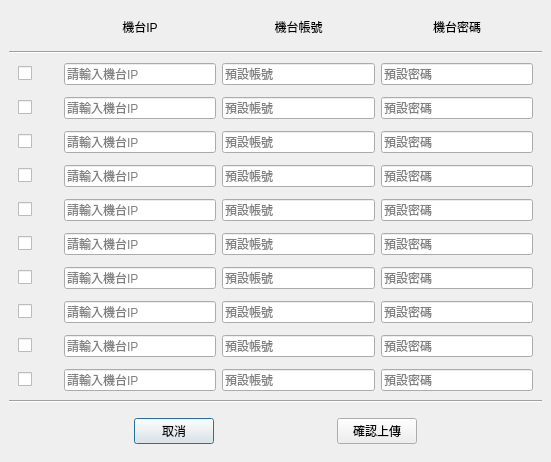
<?xml version="1.0" encoding="UTF-8"?>
<ui version="4.0">
 <class>DialogUploadNet</class>
 <widget class="QDialog" name="DialogUploadNet">
  <property name="geometry">
   <rect>
    <x>0</x>
    <y>0</y>
    <width>551</width>
    <height>462</height>
   </rect>
  </property>
  <property name="windowTitle">
   <string>Dialog</string>
  </property>
  <layout class="QGridLayout" name="gridLayout">
   <property name="leftMargin">
    <number>0</number>
   </property>
   <property name="topMargin">
    <number>0</number>
   </property>
   <property name="rightMargin">
    <number>0</number>
   </property>
   <property name="bottomMargin">
    <number>0</number>
   </property>
   <item row="0" column="0">
    <widget class="QWidget" name="wBg" native="true">
     <layout class="QVBoxLayout" name="verticalLayout">
      <item>
       <widget class="QWidget" name="widget" native="true">
        <property name="styleSheet">
         <string notr="true">font: 16px &quot;Microsoft JhengHei UI&quot;;</string>
        </property>
        <layout class="QGridLayout" name="gridLayout_2">
         <item row="0" column="1">
          <widget class="QLabel" name="label">
           <property name="minimumSize">
            <size>
             <width>40</width>
             <height>0</height>
            </size>
           </property>
           <property name="maximumSize">
            <size>
             <width>40</width>
             <height>16777215</height>
            </size>
           </property>
           <property name="text">
            <string/>
           </property>
          </widget>
         </item>
         <item row="0" column="2">
          <widget class="QLabel" name="label_2">
           <property name="text">
            <string>機台IP</string>
           </property>
           <property name="alignment">
            <set>Qt::AlignCenter</set>
           </property>
          </widget>
         </item>
         <item row="0" column="3">
          <widget class="QLabel" name="label_3">
           <property name="text">
            <string>機台帳號</string>
           </property>
           <property name="alignment">
            <set>Qt::AlignCenter</set>
           </property>
          </widget>
         </item>
         <item row="0" column="4">
          <widget class="QLabel" name="label_4">
           <property name="text">
            <string>機台密碼</string>
           </property>
           <property name="alignment">
            <set>Qt::AlignCenter</set>
           </property>
          </widget>
         </item>
        </layout>
       </widget>
      </item>
      <item>
       <widget class="Line" name="line">
        <property name="orientation">
         <enum>Qt::Horizontal</enum>
        </property>
       </widget>
      </item>
      <item>
       <widget class="QWidget" name="widget_0" native="true">
        <property name="styleSheet">
         <string notr="true">font: 14px &quot;Microsoft JhengHei UI&quot;;</string>
        </property>
        <layout class="QHBoxLayout" name="horizontalLayout">
         <property name="topMargin">
          <number>0</number>
         </property>
         <property name="bottomMargin">
          <number>0</number>
         </property>
         <item>
          <widget class="QCheckBox" name="ch_0">
           <property name="minimumSize">
            <size>
             <width>40</width>
             <height>0</height>
            </size>
           </property>
           <property name="text">
            <string/>
           </property>
          </widget>
         </item>
         <item>
          <widget class="QLineEdit" name="txIp_0">
           <property name="placeholderText">
            <string>請輸入機台IP</string>
           </property>
          </widget>
         </item>
         <item>
          <widget class="QLineEdit" name="txId_0">
           <property name="placeholderText">
            <string>預設帳號</string>
           </property>
          </widget>
         </item>
         <item>
          <widget class="QLineEdit" name="txPass_0">
           <property name="echoMode">
            <enum>QLineEdit::Password</enum>
           </property>
           <property name="placeholderText">
            <string>預設密碼</string>
           </property>
          </widget>
         </item>
        </layout>
       </widget>
      </item>
      <item>
       <widget class="QWidget" name="widget_1" native="true">
        <property name="styleSheet">
         <string notr="true">font: 14px &quot;Microsoft JhengHei UI&quot;;</string>
        </property>
        <layout class="QHBoxLayout" name="horizontalLayout_10">
         <property name="topMargin">
          <number>0</number>
         </property>
         <property name="bottomMargin">
          <number>0</number>
         </property>
         <item>
          <widget class="QCheckBox" name="ch_1">
           <property name="minimumSize">
            <size>
             <width>40</width>
             <height>0</height>
            </size>
           </property>
           <property name="text">
            <string/>
           </property>
          </widget>
         </item>
         <item>
          <widget class="QLineEdit" name="txIp_1">
           <property name="placeholderText">
            <string>請輸入機台IP</string>
           </property>
          </widget>
         </item>
         <item>
          <widget class="QLineEdit" name="txId_1">
           <property name="placeholderText">
            <string>預設帳號</string>
           </property>
          </widget>
         </item>
         <item>
          <widget class="QLineEdit" name="txPass_1">
           <property name="echoMode">
            <enum>QLineEdit::Password</enum>
           </property>
           <property name="placeholderText">
            <string>預設密碼</string>
           </property>
          </widget>
         </item>
        </layout>
       </widget>
      </item>
      <item>
       <widget class="QWidget" name="widget_2" native="true">
        <property name="styleSheet">
         <string notr="true">font: 14px &quot;Microsoft JhengHei UI&quot;;</string>
        </property>
        <layout class="QHBoxLayout" name="horizontalLayout_2">
         <property name="topMargin">
          <number>0</number>
         </property>
         <property name="bottomMargin">
          <number>0</number>
         </property>
         <item>
          <widget class="QCheckBox" name="ch_2">
           <property name="minimumSize">
            <size>
             <width>40</width>
             <height>0</height>
            </size>
           </property>
           <property name="text">
            <string/>
           </property>
          </widget>
         </item>
         <item>
          <widget class="QLineEdit" name="txIp_2">
           <property name="placeholderText">
            <string>請輸入機台IP</string>
           </property>
          </widget>
         </item>
         <item>
          <widget class="QLineEdit" name="txId_2">
           <property name="placeholderText">
            <string>預設帳號</string>
           </property>
          </widget>
         </item>
         <item>
          <widget class="QLineEdit" name="txPass_2">
           <property name="echoMode">
            <enum>QLineEdit::Password</enum>
           </property>
           <property name="placeholderText">
            <string>預設密碼</string>
           </property>
          </widget>
         </item>
        </layout>
       </widget>
      </item>
      <item>
       <widget class="QWidget" name="widget_3" native="true">
        <property name="styleSheet">
         <string notr="true">font: 14px &quot;Microsoft JhengHei UI&quot;;</string>
        </property>
        <layout class="QHBoxLayout" name="horizontalLayout_3">
         <property name="topMargin">
          <number>0</number>
         </property>
         <property name="bottomMargin">
          <number>0</number>
         </property>
         <item>
          <widget class="QCheckBox" name="ch_3">
           <property name="minimumSize">
            <size>
             <width>40</width>
             <height>0</height>
            </size>
           </property>
           <property name="text">
            <string/>
           </property>
          </widget>
         </item>
         <item>
          <widget class="QLineEdit" name="txIp_3">
           <property name="placeholderText">
            <string>請輸入機台IP</string>
           </property>
          </widget>
         </item>
         <item>
          <widget class="QLineEdit" name="txId_3">
           <property name="placeholderText">
            <string>預設帳號</string>
           </property>
          </widget>
         </item>
         <item>
          <widget class="QLineEdit" name="txPass_3">
           <property name="echoMode">
            <enum>QLineEdit::Password</enum>
           </property>
           <property name="placeholderText">
            <string>預設密碼</string>
           </property>
          </widget>
         </item>
        </layout>
       </widget>
      </item>
      <item>
       <widget class="QWidget" name="widget_4" native="true">
        <property name="styleSheet">
         <string notr="true">font: 14px &quot;Microsoft JhengHei UI&quot;;</string>
        </property>
        <layout class="QHBoxLayout" name="horizontalLayout_4">
         <property name="topMargin">
          <number>0</number>
         </property>
         <property name="bottomMargin">
          <number>0</number>
         </property>
         <item>
          <widget class="QCheckBox" name="ch_4">
           <property name="minimumSize">
            <size>
             <width>40</width>
             <height>0</height>
            </size>
           </property>
           <property name="text">
            <string/>
           </property>
          </widget>
         </item>
         <item>
          <widget class="QLineEdit" name="txIp_4">
           <property name="placeholderText">
            <string>請輸入機台IP</string>
           </property>
          </widget>
         </item>
         <item>
          <widget class="QLineEdit" name="txId_4">
           <property name="placeholderText">
            <string>預設帳號</string>
           </property>
          </widget>
         </item>
         <item>
          <widget class="QLineEdit" name="txPass_4">
           <property name="echoMode">
            <enum>QLineEdit::Password</enum>
           </property>
           <property name="placeholderText">
            <string>預設密碼</string>
           </property>
          </widget>
         </item>
        </layout>
       </widget>
      </item>
      <item>
       <widget class="QWidget" name="widget_8" native="true">
        <property name="styleSheet">
         <string notr="true">font: 14px &quot;Microsoft JhengHei UI&quot;;</string>
        </property>
        <layout class="QHBoxLayout" name="horizontalLayout_8">
         <property name="topMargin">
          <number>0</number>
         </property>
         <property name="bottomMargin">
          <number>0</number>
         </property>
         <item>
          <widget class="QCheckBox" name="ch_8">
           <property name="minimumSize">
            <size>
             <width>40</width>
             <height>0</height>
            </size>
           </property>
           <property name="text">
            <string/>
           </property>
          </widget>
         </item>
         <item>
          <widget class="QLineEdit" name="txIp_8">
           <property name="placeholderText">
            <string>請輸入機台IP</string>
           </property>
          </widget>
         </item>
         <item>
          <widget class="QLineEdit" name="txId_8">
           <property name="placeholderText">
            <string>預設帳號</string>
           </property>
          </widget>
         </item>
         <item>
          <widget class="QLineEdit" name="txPass_8">
           <property name="echoMode">
            <enum>QLineEdit::Password</enum>
           </property>
           <property name="placeholderText">
            <string>預設密碼</string>
           </property>
          </widget>
         </item>
        </layout>
       </widget>
      </item>
      <item>
       <widget class="QWidget" name="widget_5" native="true">
        <property name="styleSheet">
         <string notr="true">font: 14px &quot;Microsoft JhengHei UI&quot;;</string>
        </property>
        <layout class="QHBoxLayout" name="horizontalLayout_5">
         <property name="topMargin">
          <number>0</number>
         </property>
         <property name="bottomMargin">
          <number>0</number>
         </property>
         <item>
          <widget class="QCheckBox" name="ch_5">
           <property name="minimumSize">
            <size>
             <width>40</width>
             <height>0</height>
            </size>
           </property>
           <property name="text">
            <string/>
           </property>
          </widget>
         </item>
         <item>
          <widget class="QLineEdit" name="txIp_5">
           <property name="placeholderText">
            <string>請輸入機台IP</string>
           </property>
          </widget>
         </item>
         <item>
          <widget class="QLineEdit" name="txId_5">
           <property name="placeholderText">
            <string>預設帳號</string>
           </property>
          </widget>
         </item>
         <item>
          <widget class="QLineEdit" name="txPass_5">
           <property name="echoMode">
            <enum>QLineEdit::Password</enum>
           </property>
           <property name="placeholderText">
            <string>預設密碼</string>
           </property>
          </widget>
         </item>
        </layout>
       </widget>
      </item>
      <item>
       <widget class="QWidget" name="widget_6" native="true">
        <property name="styleSheet">
         <string notr="true">font: 14px &quot;Microsoft JhengHei UI&quot;;</string>
        </property>
        <layout class="QHBoxLayout" name="horizontalLayout_6">
         <property name="topMargin">
          <number>0</number>
         </property>
         <property name="bottomMargin">
          <number>0</number>
         </property>
         <item>
          <widget class="QCheckBox" name="ch_6">
           <property name="minimumSize">
            <size>
             <width>40</width>
             <height>0</height>
            </size>
           </property>
           <property name="text">
            <string/>
           </property>
          </widget>
         </item>
         <item>
          <widget class="QLineEdit" name="txIp_6">
           <property name="placeholderText">
            <string>請輸入機台IP</string>
           </property>
          </widget>
         </item>
         <item>
          <widget class="QLineEdit" name="txId_6">
           <property name="placeholderText">
            <string>預設帳號</string>
           </property>
          </widget>
         </item>
         <item>
          <widget class="QLineEdit" name="txPass_6">
           <property name="echoMode">
            <enum>QLineEdit::Password</enum>
           </property>
           <property name="placeholderText">
            <string>預設密碼</string>
           </property>
          </widget>
         </item>
        </layout>
       </widget>
      </item>
      <item>
       <widget class="QWidget" name="widget_9" native="true">
        <property name="styleSheet">
         <string notr="true">font: 14px &quot;Microsoft JhengHei UI&quot;;</string>
        </property>
        <layout class="QHBoxLayout" name="horizontalLayout_9">
         <property name="topMargin">
          <number>0</number>
         </property>
         <property name="bottomMargin">
          <number>0</number>
         </property>
         <item>
          <widget class="QCheckBox" name="ch_9">
           <property name="minimumSize">
            <size>
             <width>40</width>
             <height>0</height>
            </size>
           </property>
           <property name="text">
            <string/>
           </property>
          </widget>
         </item>
         <item>
          <widget class="QLineEdit" name="txIp_9">
           <property name="placeholderText">
            <string>請輸入機台IP</string>
           </property>
          </widget>
         </item>
         <item>
          <widget class="QLineEdit" name="txId_9">
           <property name="placeholderText">
            <string>預設帳號</string>
           </property>
          </widget>
         </item>
         <item>
          <widget class="QLineEdit" name="txPass_9">
           <property name="echoMode">
            <enum>QLineEdit::Password</enum>
           </property>
           <property name="placeholderText">
            <string>預設密碼</string>
           </property>
          </widget>
         </item>
        </layout>
       </widget>
      </item>
      <item>
       <widget class="QWidget" name="widget_7" native="true">
        <property name="styleSheet">
         <string notr="true">font: 14px &quot;Microsoft JhengHei UI&quot;;</string>
        </property>
        <layout class="QHBoxLayout" name="horizontalLayout_7">
         <property name="topMargin">
          <number>0</number>
         </property>
         <property name="bottomMargin">
          <number>0</number>
         </property>
         <item>
          <widget class="QCheckBox" name="ch_7">
           <property name="minimumSize">
            <size>
             <width>40</width>
             <height>0</height>
            </size>
           </property>
           <property name="text">
            <string/>
           </property>
          </widget>
         </item>
         <item>
          <widget class="QLineEdit" name="txIp_7">
           <property name="placeholderText">
            <string>請輸入機台IP</string>
           </property>
          </widget>
         </item>
         <item>
          <widget class="QLineEdit" name="txId_7">
           <property name="placeholderText">
            <string>預設帳號</string>
           </property>
          </widget>
         </item>
         <item>
          <widget class="QLineEdit" name="txPass_7">
           <property name="echoMode">
            <enum>QLineEdit::Password</enum>
           </property>
           <property name="placeholderText">
            <string>預設密碼</string>
           </property>
          </widget>
         </item>
        </layout>
       </widget>
      </item>
      <item>
       <widget class="Line" name="line_2">
        <property name="orientation">
         <enum>Qt::Horizontal</enum>
        </property>
       </widget>
      </item>
      <item>
       <widget class="QWidget" name="widget_10" native="true">
        <property name="styleSheet">
         <string notr="true">font: 14px &quot;Microsoft JhengHei UI&quot;;</string>
        </property>
        <layout class="QHBoxLayout" name="horizontalLayout_11">
         <item>
          <spacer name="horizontalSpacer">
           <property name="orientation">
            <enum>Qt::Horizontal</enum>
           </property>
           <property name="sizeHint" stdset="0">
            <size>
             <width>40</width>
             <height>20</height>
            </size>
           </property>
          </spacer>
         </item>
         <item>
          <widget class="QPushButton" name="btnCancel">
           <property name="text">
            <string>取消</string>
           </property>
          </widget>
         </item>
         <item>
          <spacer name="horizontalSpacer_2">
           <property name="orientation">
            <enum>Qt::Horizontal</enum>
           </property>
           <property name="sizeHint" stdset="0">
            <size>
             <width>40</width>
             <height>20</height>
            </size>
           </property>
          </spacer>
         </item>
         <item>
          <widget class="QPushButton" name="btnOk">
           <property name="text">
            <string>確認上傳</string>
           </property>
          </widget>
         </item>
         <item>
          <spacer name="horizontalSpacer_3">
           <property name="orientation">
            <enum>Qt::Horizontal</enum>
           </property>
           <property name="sizeHint" stdset="0">
            <size>
             <width>40</width>
             <height>20</height>
            </size>
           </property>
          </spacer>
         </item>
        </layout>
       </widget>
      </item>
     </layout>
    </widget>
   </item>
  </layout>
 </widget>
 <resources/>
 <connections/>
</ui>
